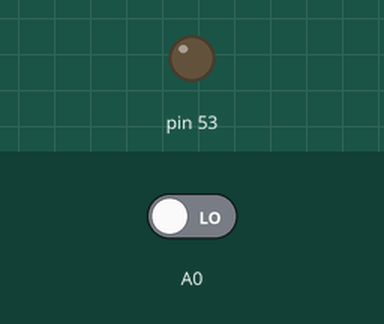
A sketch run on a simulated Arduino Mega 2560, built with avr-gcc and run on an emulated ATmega2560. On the bench: output pins drawn as LEDs (lit = HIGH). Inputs (shaded band) come from the test bench; at power-on: A0 LOW.

Above: at 1.2 s.
1.3 s: A0 driven HIGH
At 2.5 s:
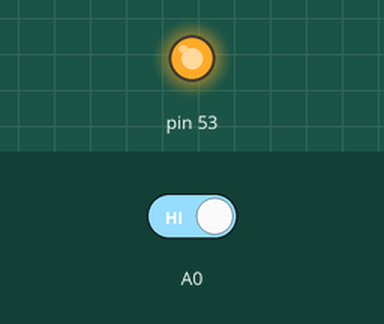
Timing chart, 0 to 4.3 s (numbered marks = the images above; inputs shaded):
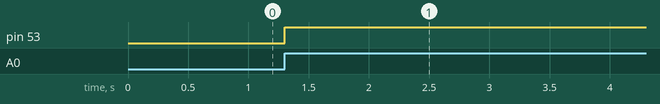

Measured:
- after the input at 1.3 s, pin 53: LOW → HIGH at once

The sketch:

LED_Switch.ino
```cpp
void setup() {
  // put your setup code here, to run once:
  pinMode(53, OUTPUT);
  pinMode(A0, INPUT);

}

void loop() {
  // put your main code here, to run repeatedly:
  int val = digitalRead(A0);
  if (val==HIGH)
  {
    digitalWrite(53, HIGH);
    delay(5000);
  }
  else{
    digitalWrite(53,LOW);
  }
}
```
